Frame 1 (no input): blank canvas, image omitted
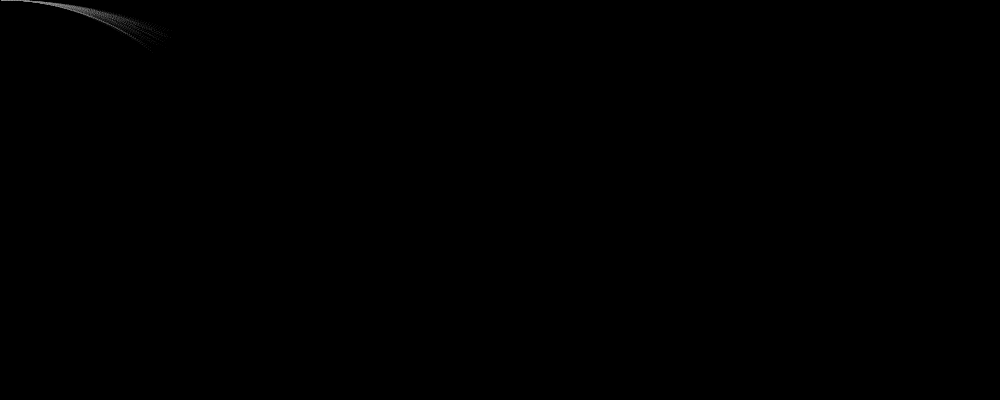
Frame 60 (the mouse pressed at the canvas centre just before this capture)
Frame 120 (the mouse held since frame 60 and released just before this capture): identical to frame 60, image omitted

The Processing sketch that drew this single still picture (run headless with seeded random() and noise(); from frame 60 on, the mouse is pressed at the canvas centre):

// Processing sketch: processing_168063
// ── processing_168063.pde

particle[] p = new particle[200] ;

void setup() {
  size(1000, 400);
      background(0);
  for (int i=0;i<p.length;i++) {
    p[i] = new particle(0, 0);
  }
}
float xShift=0;

void draw() {

  if (!mousePressed) {
  translate(xShift+=1, 0);

  if (xShift>width+100) {
    xShift=-100;
    background(0);
  }
   // background(0);

    for (int i=0;i<p.length;i++) {
      p[i].render();
    }
  }
}

class particle {
  float x;
  float y;
  float a=0;

  float m    = 1.5;
  float aInc = 1;
  color c;
  public particle(int x, int y) {
    this.x=x;
    this.y=y;
    m=random(0.5, 2 );
    aInc= random(0.5, 1);
    float shade = random(255);
    c = color( shade,shade,shade,40 );
  }

  public void render() {
    noStroke();
    fill(c);
    float xMove = cos( radians(a) )*m;
    float yMove = sin( radians(a) )*m;
    this.x+=xMove;
    this.y+=yMove;
    stroke(c);
    strokeWeight(0.8);
   // for(int i=0;i<5;i++){
   // point(x+random(-7,7), y+random(-7,7));
   // }
     point(x,y);
    //    ellipse(x, y, 5, 5);
    a+=aInc;
  }
}
